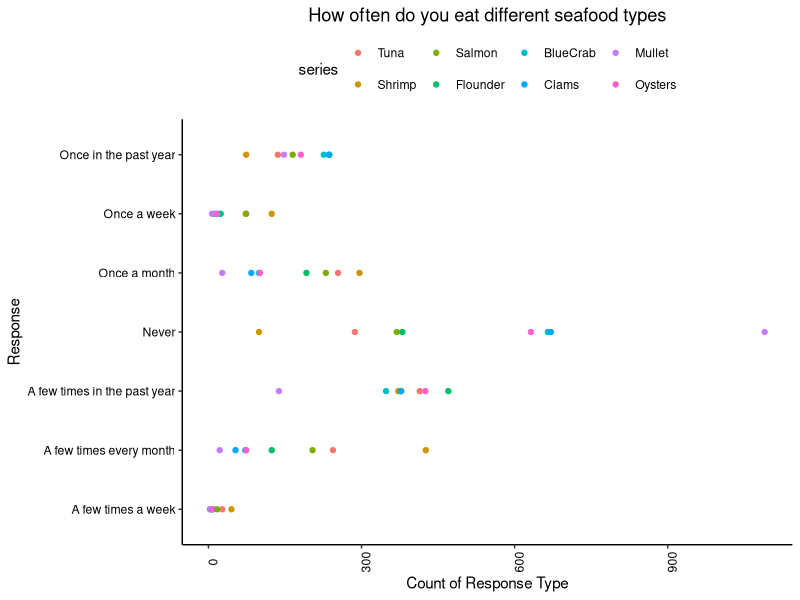
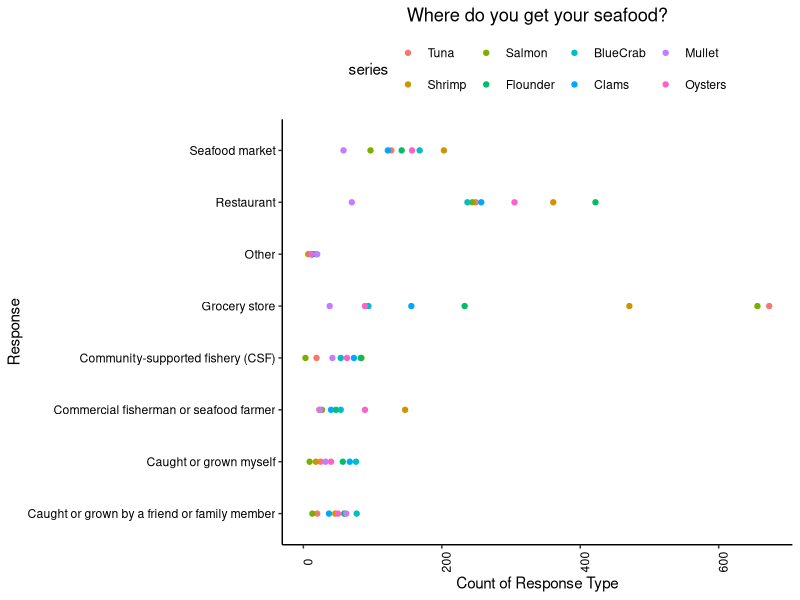
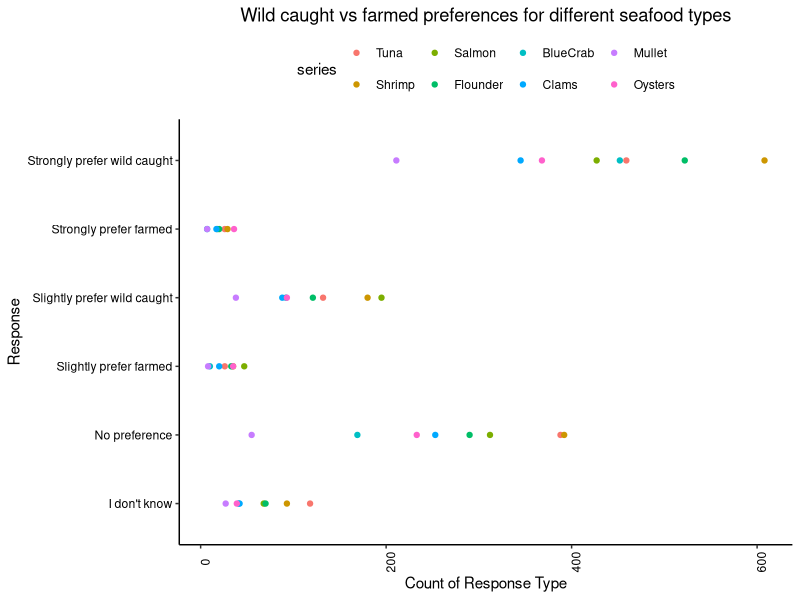
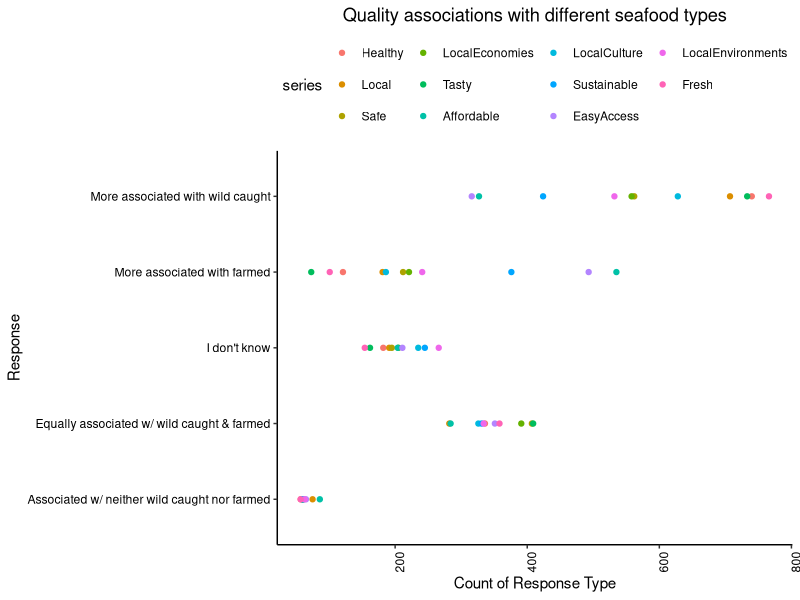

Recreate these plots in R, in order.
## ---- chunk 1
knitr::opts_chunk$set(echo = TRUE)
## ---- chunk 2
getwd()
library(tidyverse)
library(ggplot2)
library(reshape2)

survey.dat <- read.csv("./AquacultureSurveyData.csv")
survey.codes <- read.csv("./AquacultureSurveyCodes.csv")

# Set ggplot theme
mytheme <- theme_classic() +
  theme(axis.text = element_text(color = "black"), 
        legend.position = "top")
theme_set(mytheme)
## ---- chunk 3
freq.sp <- select(survey.dat, Frequency_Tuna:Frequency_Oysters)

freq.sp.Tuna <- as.data.frame(table(freq.sp$Frequency_Tuna))
freq.sp.Shrimp <- as.data.frame(table(freq.sp$Frequency_Shrimp))
freq.sp.Salmon <- as.data.frame(table(freq.sp$Frequency_Salmon))
freq.sp.Flounder <- as.data.frame(table(freq.sp$Frequency_Flounder))
freq.sp.BlueCrab <- as.data.frame(table(freq.sp$Frequency_BlueCrab))
freq.sp.Clams <- as.data.frame(table(freq.sp$Frequency_Clams))
freq.sp.Mullet <- as.data.frame(table(freq.sp$Frequency_Mullet))
freq.sp.Oysters <- as.data.frame(table(freq.sp$Frequency_Oysters))

freq.sp.summary <- freq.sp.Tuna %>% 
  left_join(freq.sp.Shrimp, by = "Var1") %>% 
  left_join(freq.sp.Salmon, by = "Var1") %>% 
  left_join(freq.sp.Flounder, by = "Var1") %>% 
  left_join(freq.sp.BlueCrab, by = "Var1") %>% 
  left_join(freq.sp.Clams, by = "Var1") %>% 
  left_join(freq.sp.Mullet, by = "Var1") %>% 
  left_join(freq.sp.Oysters, by = "Var1")
freq.sp.summary <- freq.sp.summary %>% 
  rename(Response = Var1,
         Tuna = Freq.x,
         Shrimp = Freq.y,
         Salmon = Freq.x.x,
         Flounder = Freq.y.y,
         BlueCrab = Freq.x.x.x,
         Clams = Freq.y.y.y,
         Mullet = Freq.x.x.x.x,
         Oysters = Freq.y.y.y.y)

freq.response.meaning <- c("Never", 
                           "Once in the past year", 
                           "A few times in the past year",
                           "Once a month",
                           "A few times every month",
                           "Once a week",
                           "A few times a week")

freq.sp.summary$Response_Explanation <- freq.response.meaning

#melt data frame into long format
freq.sp.summary.long <- melt(freq.sp.summary,  id.vars = 'Response_Explanation', variable.name = 'series')
freq.sp.summary.long <- freq.sp.summary.long[-c(1, 2, 3, 4, 5, 6, 7), ]
freq.sp.summary.long$value <- as.numeric(freq.sp.summary.long$value)

#create plot for each column in data frame
ggplot(freq.sp.summary.long, aes(y=Response_Explanation, x=value)) +
  geom_point(aes(colour = series)) + 
  labs(title ="How often do you eat different seafood types",
       x="Count of Response Type",
       y="Response") + 
  theme(axis.text.x = element_text(angle = 90), 
        plot.title = element_text(hjust=0.5))
## ---- chunk 4
where.sp <- select(survey.dat, Where_Tuna:Where_Oysters)

where.sp.Tuna <- as.data.frame(table(where.sp$Where_Tuna))
where.sp.Shrimp <- as.data.frame(table(where.sp$Where_Shrimp))
where.sp.Salmon <- as.data.frame(table(where.sp$Where_Salmon))
where.sp.Flounder <- as.data.frame(table(where.sp$Where_Flounder))
where.sp.BlueCrab <- as.data.frame(table(where.sp$Where_BlueCrab))
where.sp.Clams <- as.data.frame(table(where.sp$Where_Clams))
where.sp.Mullet <- as.data.frame(table(where.sp$Where_Mullet))
where.sp.Oysters <- as.data.frame(table(where.sp$Where_Oysters))

where.sp.summary <- where.sp.Tuna %>% 
  left_join(where.sp.Shrimp, by = "Var1") %>% 
  left_join(where.sp.Salmon, by = "Var1") %>% 
  left_join(where.sp.Flounder, by = "Var1") %>% 
  left_join(where.sp.BlueCrab, by = "Var1") %>% 
  left_join(where.sp.Clams, by = "Var1") %>% 
  left_join(where.sp.Mullet, by = "Var1") %>% 
  left_join(where.sp.Oysters, by = "Var1")
where.sp.summary <- where.sp.summary %>% 
  rename(Response = Var1,
         Tuna = Freq.x,
         Shrimp = Freq.y,
         Salmon = Freq.x.x,
         Flounder = Freq.y.y,
         BlueCrab = Freq.x.x.x,
         Clams = Freq.y.y.y,
         Mullet = Freq.x.x.x.x,
         Oysters = Freq.y.y.y.y)

where.response.meaning <- c("Caught or grown myself", 
                           "Caught or grown by a friend or family member", 
                           "Grocery store",
                           "Restaurant",
                           "Seafood market",
                           "Commercial fisherman or seafood farmer",
                           "Community-supported fishery (CSF)",
                           "Other")

where.sp.summary$Response_Explanation <- where.response.meaning

#melt data frame into long format
where.sp.summary.long <- melt(where.sp.summary,  id.vars = 'Response_Explanation', variable.name = 'series')
where.sp.summary.long <- where.sp.summary.long[-c(1, 2, 3, 4, 5, 6, 7, 8), ]
where.sp.summary.long$value <- as.numeric(where.sp.summary.long$value)

#create plot for each column in data frame
ggplot(where.sp.summary.long, aes(y=Response_Explanation, x=value)) +
  geom_point(aes(colour = series)) + 
  labs(title ="Where do you get your seafood?",
       x="Count of Response Type",
       y="Response") + 
  theme(axis.text.x = element_text(angle = 90), 
        plot.title = element_text(hjust=0.5))
## ---- chunk 5
pref.sp <- select(survey.dat, Preference_Tuna:Preference_Oysters)

pref.sp.Tuna <- as.data.frame(table(pref.sp$Preference_Tuna))
pref.sp.Shrimp <- as.data.frame(table(pref.sp$Preference_Shrimp))
pref.sp.Salmon <- as.data.frame(table(pref.sp$Preference_Salmon))
pref.sp.Flounder <- as.data.frame(table(pref.sp$Preference_Flounder))
pref.sp.BlueCrab <- as.data.frame(table(pref.sp$Preference_BlueCrab))
pref.sp.Clams <- as.data.frame(table(pref.sp$Preference_Clams))
pref.sp.Mullet <- as.data.frame(table(pref.sp$Preference_Mullet))
pref.sp.Oysters <- as.data.frame(table(pref.sp$Preference_Oysters))

pref.sp.summary <- pref.sp.Tuna %>% 
  left_join(pref.sp.Shrimp, by = "Var1") %>% 
  left_join(pref.sp.Salmon, by = "Var1") %>% 
  left_join(pref.sp.Flounder, by = "Var1") %>% 
  left_join(pref.sp.BlueCrab, by = "Var1") %>% 
  left_join(pref.sp.Clams, by = "Var1") %>% 
  left_join(pref.sp.Mullet, by = "Var1") %>% 
  left_join(pref.sp.Oysters, by = "Var1")
pref.sp.summary <- pref.sp.summary %>% 
  rename(Response = Var1,
         Tuna = Freq.x,
         Shrimp = Freq.y,
         Salmon = Freq.x.x,
         Flounder = Freq.y.y,
         BlueCrab = Freq.x.x.x,
         Clams = Freq.y.y.y,
         Mullet = Freq.x.x.x.x,
         Oysters = Freq.y.y.y.y)

pref.response.meaning <- c("Strongly prefer wild caught", 
                           "Slightly prefer wild caught", 
                           "No preference",
                           "Slightly prefer farmed",
                           "Strongly prefer farmed",
                           "I don't know")

pref.sp.summary$Response_Explanation <- pref.response.meaning

#melt data frame into long format
pref.sp.summary.long <- melt(pref.sp.summary,  id.vars = 'Response_Explanation', variable.name = 'series')
pref.sp.summary.long <- pref.sp.summary.long[-c(1, 2, 3, 4, 5, 6), ]
pref.sp.summary.long$value <- as.numeric(pref.sp.summary.long$value)

#create plot for each column in data frame
ggplot(pref.sp.summary.long, aes(y=Response_Explanation, x=value)) +
  geom_point(aes(colour = series)) + 
  labs(title ="Wild caught vs farmed preferences for different seafood types",
       x="Count of Response Type",
       y="Response") + 
  theme(axis.text.x = element_text(angle = 90), 
        plot.title = element_text(hjust=0.5))
## ---- chunk 6
qual.sp <- select(survey.dat, Qualities_Healthy:Qualities_Fresh)

qual.sp.Healthy <- as.data.frame(table(qual.sp$Qualities_Healthy))
qual.sp.Local <- as.data.frame(table(qual.sp$Qualities_Local))
qual.sp.Safe <- as.data.frame(table(qual.sp$Qualities_Safe))
qual.sp.Local_Economies <- as.data.frame(table(qual.sp$Qualities_Local_Economies))
qual.sp.Tasty <- as.data.frame(table(qual.sp$Qualities_Tasty))
qual.sp.Affordable <- as.data.frame(table(qual.sp$Qualities_Affordable))
qual.sp.Local_Culture <- as.data.frame(table(qual.sp$Qualities_Local_Culture))
qual.sp.Sustainable <- as.data.frame(table(qual.sp$Qualities_Sustainable))
qual.sp.Easy_Access <- as.data.frame(table(qual.sp$Qualities_Easy_Access))
qual.sp.Local_Environments <- as.data.frame(table(qual.sp$Qualities_Local_Environments))
qual.sp.Fresh <- as.data.frame(table(qual.sp$Qualities_Fresh))

qual.sp.summary <- qual.sp.Healthy %>% 
  left_join(qual.sp.Local, by = "Var1") %>% 
  left_join(qual.sp.Safe, by = "Var1") %>% 
  left_join(qual.sp.Local_Economies, by = "Var1") %>% 
  left_join(qual.sp.Tasty, by = "Var1") %>% 
  left_join(qual.sp.Affordable, by = "Var1") %>% 
  left_join(qual.sp.Local_Culture, by = "Var1") %>% 
  left_join(qual.sp.Sustainable, by = "Var1") %>%
  left_join(qual.sp.Easy_Access, by = "Var1") %>%
  left_join(qual.sp.Local_Environments, by = "Var1") %>%
  left_join(qual.sp.Fresh, by = "Var1")
qual.sp.summary <- qual.sp.summary %>% 
  rename(Response = Var1,
         Healthy = Freq.x,
         Local = Freq.y,
         Safe = Freq.x.x,
         LocalEconomies = Freq.y.y,
         Tasty = Freq.x.x.x,
         Affordable = Freq.y.y.y,
         LocalCulture = Freq.x.x.x.x,
         Sustainable = Freq.y.y.y.y,
         EasyAccess = Freq.x.x.x.x.x,
         LocalEnvironments = Freq.y.y.y.y.y,
         Fresh = Freq)

qual.response.meaning <- c("More associated with wild caught", 
                           "Equally associated w/ wild caught & farmed", 
                           "More associated with farmed",
                           "Associated w/ neither wild caught nor farmed",
                           "I don't know")

qual.sp.summary$Response_Explanation <- qual.response.meaning

#melt data frame into long format
qual.sp.summary.long <- melt(qual.sp.summary,  id.vars = 'Response_Explanation', variable.name = 'series')
qual.sp.summary.long <- qual.sp.summary.long[-c(1, 2, 3, 4, 5), ]
qual.sp.summary.long$value <- as.numeric(qual.sp.summary.long$value)

#create plot for each column in data frame
ggplot(qual.sp.summary.long, aes(y=Response_Explanation, x=value)) +
  geom_point(aes(colour = series)) + 
  labs(title ="Quality associations with different seafood types",
       x="Count of Response Type",
       y="Response") + 
  theme(axis.text.x = element_text(angle = 90), 
        plot.title = element_text(hjust=0.5))
## ---- chunk 7
